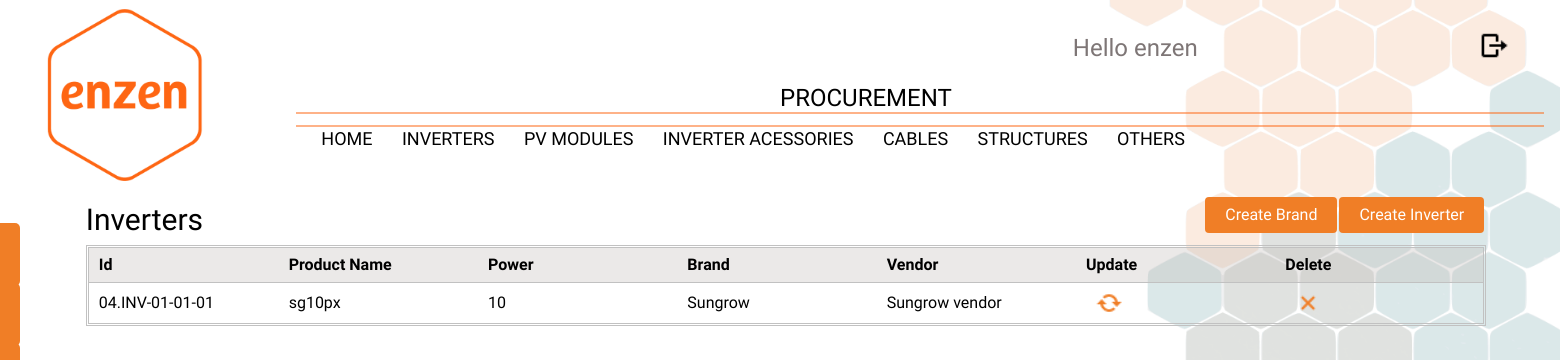
Screenshot of /inverters/ (signed in) with the database file from the repository.
### procurement/models.py (models this page shows, shortened)
class inverters(models.Model):
    inverters_id = models.CharField(max_length=50,default='04.INV-01')
    brand = models.ForeignKey(inverters_brand, on_delete=models.SET_NULL, related_name='marcas_modules',blank=True,null=True)
    product_name = models.CharField(max_length=50)
    power = models.ForeignKey(inverters_power,on_delete=models.SET_NULL, related_name='power_modules',blank=True,null=True)
    price_EXW = models.FloatField(max_length=30)
    price_CIF = models.FloatField(max_length=30)
    price_DDP = models.FloatField(max_length=30)
    price_FOB = models.FloatField(max_length=30)
    payment_conditions = models.TextField()

class inverters_power(models.Model):
    power_id = models.CharField(max_length=50)
    power = models.IntegerField()
    def __str__(self):
        return str(self.power)

class inverters_brand(models.Model):
    brand_id = models.CharField(max_length=10)
    name = models.CharField(max_length=50)
    link = models.CharField(max_length=150)
    vendor_name = models.CharField(max_length=100)
    vendor_contact = models.CharField(max_length=100)
    vendor_email = models.CharField(max_length=100)
    def __str__(self):
        return self.name

### procurement/views.py (the view)
# urls.py: path('inverters/',views.inverter, name='inverters'),
@login_required(login_url='/login')
def inverter(request):
    inversores = inverters.objects.all()
    return render(request,'Procurement/procurement_part/inverters.html',{'inversores':inversores})

### templates/Procurement/procurement_part/inverters.html (shortened to what this page needs)
{% extends "Procurement/base.html" %}
{% block content %}
    <div class="top_creation">
        <h1 class="tittle_component">Inverters</h1>
        <a href="/inverters/create_inverter/" class="bottons2">Create Inverter</a>
        <a href="{% url 'O_and_M:inverters_brand' %}" class="bottons2">Create Brand</a>
    </div>
        <br></br>
<div class="table123">
<table id="myTable2">
    <tr>
        <th onclick="sortTable(0)">Id</th>
        <th onclick="sortTable(1)">Product Name</th>
        <th onclick="sortTable2(2)">Power</th>
        <th onclick="sortTable(3)">Brand</th>
        <th onclick="sortTable(4)">Vendor</th>
        <th>Update</th>
        <th>Delete</th>
    </tr>
    {% for i in inversores %}
    <tr>
        <td><a href="{% url 'O_and_M:inverter_detail' i.id %}">{{ i.inverters_id }}</a></td>
        <td>{{ i.product_name }}</td>
        <td>{{ i.power }}</td>
        <td>{{ i.brand }}</td>
        <td>{{ i.brand.vendor_name }}</td>
        <td><a href="#" class="part_creation2"><img class="reboot_icon"/></a></td>
        <td><a href="{% url 'O_and_M:delete_inverter' i.id %}" class="part_creation2"><img class="delete_icon"/></a></td>
    </tr>
    {% endfor %}
</table>
    </div>
{% endblock %}

### templates/Procurement/base.html (shortened to what this page needs)
{% load static %}
{% load static %}
<!DOCTYPE html>
<html>
<head>
    <link href="{% static 'procurement.css' %}" rel="stylesheet">
    <script src="https://cdn.tailwindcss.com"></script>
</head>
<body style="background-image: url('{% static "Fundo.png"%}');background-attachment: fixed;background-size: cover;background-position: center center;">
<div style="width: auto; height: auto; overflow: hidden; background: transparent; background-attachment: fixed;background-size: cover;background-position: center center;">
    <svg width="80%" height="15" viewBox="0 0 1219 15" fill="none" xmlns="http://www.w3.org/2000/svg" style="position: absolute; left: 296px; top: 14%;" preserveAspectRatio="none">
        <path d="M1219 14H0M1219 1L0 1" stroke="#FE6613"></path></svg>
    <p style="width: 346px;  height:66px; position: absolute;font-family: Josefin Sans,serif; left: 50%; top: 10%; font-size: 24px; font-weight: 200; text-align: left; color: #000;">
        PROCUREMENT
    </p>
      <div id="box_total" >
          <img src="{% static 'LOGO.png' %}" style="width: 16%; height: auto; top: 0px;"/>
          <p style="width: 80%; margin-top:8%; font-size: 18px; font-weight: 300; text-align: left; color: #000;margin-left:3%;">
              <a href="/" style="font-family: Josefin Sans,serif">HOME</a>
              <a href="/inverters/" style="font-family: Josefin Sans,serif">INVERTERS</a>
              <a href="/pv_modules/" style="font-family: Josefin Sans,serif">PV MODULES</a>
              <a href="/inverter_acessories/" style="font-family: Josefin Sans,serif">INVERTER ACESSORIES</a>
              <a href="/cables/" style="font-family: Josefin Sans,serif">CABLES</a>
              <a href="/structures/" style="font-family: Josefin Sans,serif">STRUCTURES</a>
              <a href="/others/" style="font-family: Josefin Sans,serif">OTHERS</a>
            </p>
        </div>
      <p style="width: 222px;    font-family: Josefin Sans, sans-serif; height: 51px; position: absolute; right: 17%; top: 30px; font-size: 24px; font-weight: 200; text-align: left; color: #7e7676;">
      Hello {{ user }}
      <div id="mySidenav" class="sidenav">
        <a href="/brands" id="about">Brands</a>
        <a href="/vendors" id="blog">Vendor</a>
      </div>
      </p>
      <a href="{% url 'O_and_M:logout' %}" class=""><img
        style="width: 2%; height: auto; position: absolute; right: 3.2%; top: 30px; object-fit: cover;"
      /></a>
<div id="contente">
    {% block content %}
 {% endblock %}
</div>
    </div>
  </body>

### static/procurement.css (style rules this page uses)
html * { -webkit-background-size: cover; -moz-background-size: cover; -o-background-size: cover; background-size: cover; font-family: Josefin Sans, sans-serif; }
#box_total { display: inline-flex; width: 100%; }
#box_total p a { margin-left: 2%; display: inline; position: relative; padding: 0.2em 0; }
#box_total p a::after { content: ''; position: absolute; bottom: 0; left: 0; width: 100%; height: 0.1em; background-color: #f07e26; opacity: 0; transition: opacity 300ms, transform 300ms; }
#box_total p a::after { opacity: 1; transform: scale(0); transform-origin: center; }
#mySidenav a { position: absolute; left: -80px; transition: 0.3s; padding: 18px; width: 100px; text-decoration: none; font-size: 18px; color: white; border-radius: 0 5px 5px 0; margin-top: 13%; font-family: Josefin Sans, sans-serif; }
#about { top: 20px; background-color: #f07e26; }
#blog { top: 80px; background-color: #f07e26; }
#contente { margin-left: 5.5%; }
.table123 { border: 1px solid #C1C1C1; display: inline-block; padding: 1px; width:95%; }
#myTable2, th { border-bottom: 1px solid #C1C1C1; text-align: left; font-family: Josefin Sans, sans-serif; }
th { background-color: rgb(188,182,180,0.3); }
#myTable2 { border: 1px solid #C1C1C1; font-family: Josefin Sans, sans-serif; }
#myTable2 { width : 100%; table-layout: fixed; font-family: Josefin Sans, sans-serif; }
th, td { padding-bottom: 5px; padding-top:5px; font-family: Josefin Sans, sans-serif; }
td:nth-child(1),th:nth-child(1) { padding-left: 10px; }
.top_creation { width: 95%; }
.tittle_component { float:left; font-size: 30px; font-family: Josefin Sans, sans-serif; }
.reboot_icon { width: 30px; transition: transform .7s ease-in-out; margin-left: 4%; }
.delete_icon { width: 30px; transition: transform .3s ease-in-out; margin-left: 4%; }
.bottons2 { background-color: #f07e26; color: white; padding: 6px 20px; border: none; border-radius: 4px; cursor: pointer; float:right; margin-right: 2px; margin-bottom: 1px; font-family: Josefin Sans, sans-serif; transition-duration: 0.4s; -webkit-transition-duration: 0.4s; }

### rows the page displays
inverters: inverters_id "04.INV-01-01-01", product_name "sg10px", power "10", brand "Sungrow", brand.vendor_name "Sungrow vendor"

### other values shown
{{ user }} "enzen"
